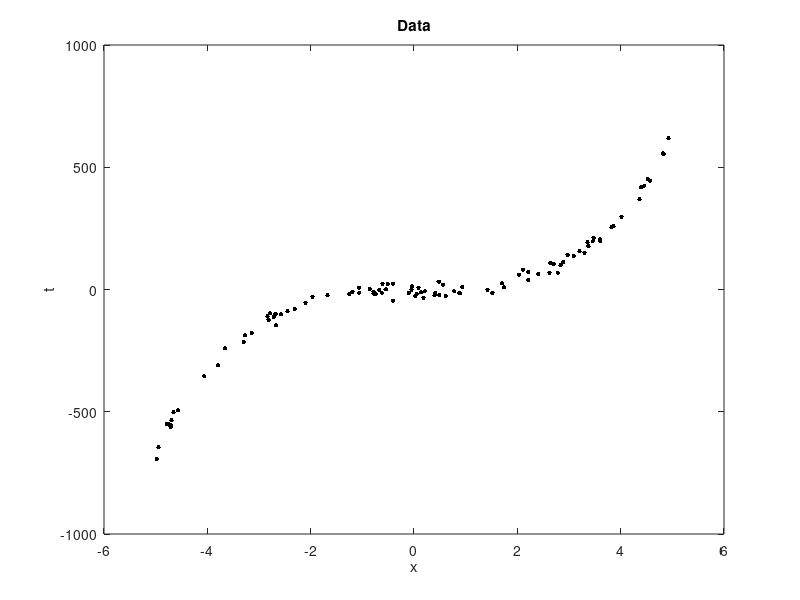
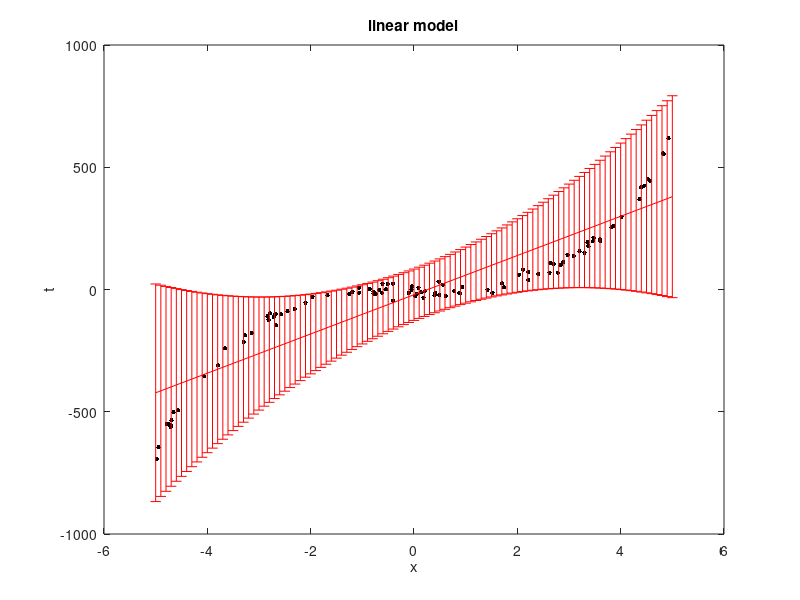
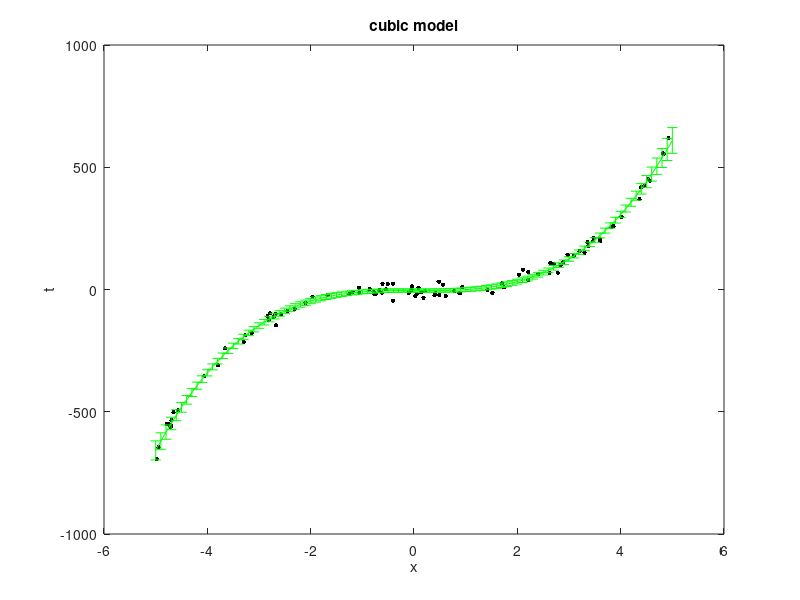
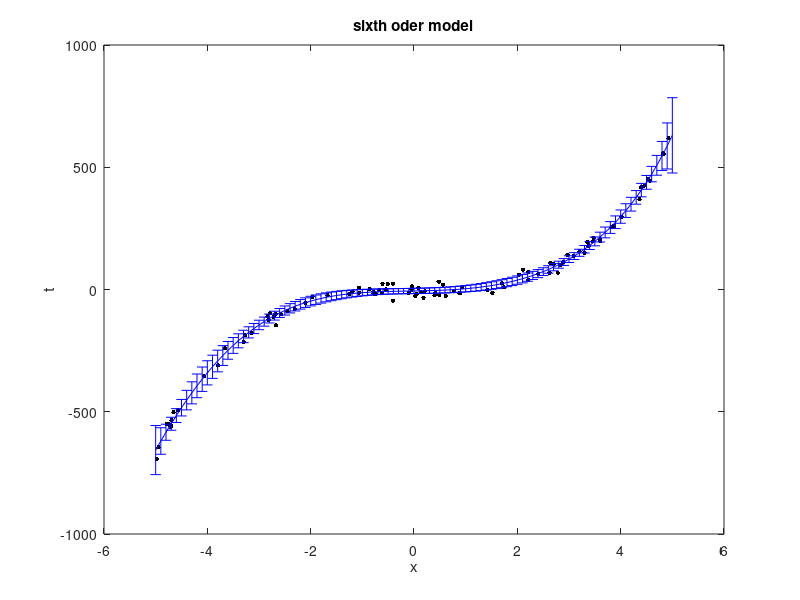

Here is the MATLAB script that generated these plots, in order:
%% Predictive variance example
clc; clear; close all;
rng(1);
%% Generate a dataset from the given model
N=100; % Number of data points
% Generate uniformly distributed values of x between -5 and 5
x=10*(sort(rand(N,1))-0.5);
% Define  true parameters
w0 = 0; w1 = 1; w2 = -1; w3 = 5;
% Define t
t = w0 + w1*x + w2*(x.^2) + w3*(x.^3);
% Add some noise to our t which is normally distributed
noise_var = 300;
t = t + sqrt(noise_var)*randn(N,1);

%% plot the data
figure(1);
hold off
plot(x,t,'k.', 'markersize',10);
xlabel('x');
ylabel('t');
hold on
title('Data');

%% Predictive error bar for linear(first order) model
testx =[-5:0.1:5]';
order1 = 1;
i = 1:length(order1);
X = [];
testX = [];
for k = 0:order1(i);
        X = [X x.^k];
        testX = [testX testx.^k];
end 
% write the value of w_hat as w and sigma square
w = inv(X'*X)*X'*t;
sigmasquare = (1/N)*(t'*t - t'*X*w);
%calculate the mean and variance 
lin_mean = testX*w;
lin_var = sigmasquare * diag(testX*inv(X'*X)*testX');
% Plot the data and predictions for linear(first order) model
figure(2);
hold off
plot(x,t,'k.','markersize',10);
xlabel('x');
ylabel('t');
hold on
% plot the error bar for linear model
errorbar(testx,lin_mean,lin_var,'r')
title('linear model');

%% Predictive error bar for cubic (third order) model
testx =[-5:0.1:5]';
order2 = 3;
i = 1:length(order2);
X = [];
testX = [];
for k = 0:order2(i);
        X = [X x.^k];
        testX = [testX testx.^k];
end 
% write the value of w_hat as w and sigma square
w = inv(X'*X)*X'*t;
sigmasquare = (1/N)*(t'*t - t'*X*w);
%calculate the mean and variance 
cub_mean = testX*w;
cub_var = sigmasquare * diag(testX*inv(X'*X)*testX');
% Plot the data and predictions for cubic(third oder) model
figure(3);
hold off
plot(x,t,'k.','markersize',10);
xlabel('x');
ylabel('t');
hold on
% plot the error bar for cubic model
errorbar(testx,cub_mean,cub_var,'g')
title('cubic model');

%% Predictive error bar for sixth order model
testx =[-5:0.1:5]';
order3 = 6;
i = 1:length(order3);
X = [];
testX = [];
for k = 0:order3(i);
        X = [X x.^k];
        testX = [testX testx.^k];
end 
% write the value of w_hat as w and sigma square
w = inv(X'*X)*X'*t;
sigmasquare = (1/N)*(t'*t - t'*X*w);
%calculate the mean and variance 
six_mean = testX*w;
six_var = sigmasquare * diag(testX*inv(X'*X)*testX');
% Plot the data and predictions for sixth oder model
figure(4);
hold off
plot(x,t,'k.','markersize',10);
xlabel('x');
ylabel('t');
hold on
% plot the error bar for sixth order model
errorbar(testx,six_mean,six_var,'b')
title('sixth oder model');

%% combined plot of all models
figure(5);
hold off
plot(x,t,'k.','markersize',10);
xlabel('x');
ylabel('t');
hold on
errorbar(testx,lin_mean,lin_var,'r')
errorbar(testx,cub_mean,cub_var,'g')
errorbar(testx,six_mean,six_var,'b')
legend('data','linear','cubic','sixth-oder');
title('combined plot');